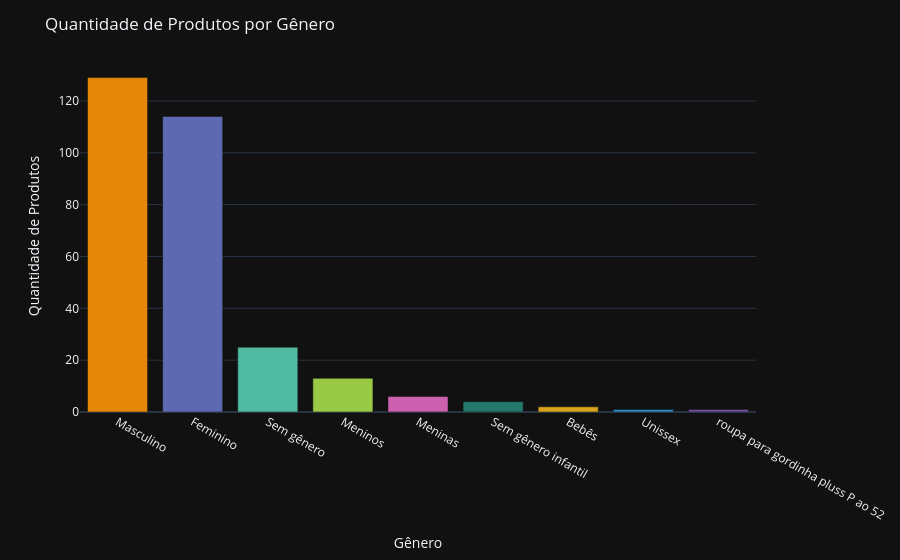

The code cell stored with this chart in its notebook:
### Code cell
# Gráfico de Barras - Quantidade de Produtos por Gênero
fig4 = cria_grafico_genero(df)

fig4.show()

### Figure 1 — Plotly figure (JSON) as saved in the notebook; plotly's stock layout.template omitted (floating-point values rounded to 4 significant figures)
{"data": [{"hovertemplate": "Gênero=%{x}<br>count=%{y}<extra></extra>", "legendgroup": "Masculino", "marker": {"color": "rgb(229, 134, 6)", "pattern": {"shape": ""}}, "name": "Masculino", "orientation": "v", "showlegend": true, "textposition": "auto", "x": ["Masculino"], "xaxis": "x", "y": [129], "yaxis": "y", "type": "bar"}, {"hovertemplate": "Gênero=%{x}<br>count=%{y}<extra></extra>", "legendgroup": "Feminino", "marker": {"color": "rgb(93, 105, 177)", "pattern": {"shape": ""}}, "name": "Feminino", "orientation": "v", "showlegend": true, "textposition": "auto", "x": ["Feminino"], "xaxis": "x", "y": [114], "yaxis": "y", "type": "bar"}, {"hovertemplate": "Gênero=%{x}<br>count=%{y}<extra></extra>", "legendgroup": "Sem gênero", "marker": {"color": "rgb(82, 188, 163)", "pattern": {"shape": ""}}, "name": "Sem gênero", "orientation": "v", "showlegend": true, "textposition": "auto", "x": ["Sem gênero"], "xaxis": "x", "y": [25], "yaxis": "y", "type": "bar"}, {"hovertemplate": "Gênero=%{x}<br>count=%{y}<extra></extra>", "legendgroup": "Meninos", "marker": {"color": "rgb(153, 201, 69)", "pattern": {"shape": ""}}, "name": "Meninos", "orientation": "v", "showlegend": true, "textposition": "auto", "x": ["Meninos"], "xaxis": "x", "y": [13], "yaxis": "y", "type": "bar"}, {"hovertemplate": "Gênero=%{x}<br>count=%{y}<extra></extra>", "legendgroup": "Meninas", "marker": {"color": "rgb(204, 97, 176)", "pattern": {"shape": ""}}, "name": "Meninas", "orientation": "v", "showlegend": true, "textposition": "auto", "x": ["Meninas"], "xaxis": "x", "y": [6], "yaxis": "y", "type": "bar"}, {"hovertemplate": "Gênero=%{x}<br>count=%{y}<extra></extra>", "legendgroup": "Sem gênero infantil", "marker": {"color": "rgb(36, 121, 108)", "pattern": {"shape": ""}}, "name": "Sem gênero infantil", "orientation": "v", "showlegend": true, "textposition": "auto", "x": ["Sem gênero infantil"], "xaxis": "x", "y": [4], "yaxis": "y", "type": "bar"}, {"hovertemplate": "Gênero=%{x}<br>count=%{y}<extra></extra>", "legendgroup": "Bebês", "marker": {"color": "rgb(218, 165, 27)", "pattern": {"shape": ""}}, "name": "Bebês", "orientation": "v", "showlegend": true, "textposition": "auto", "x": ["Bebês"], "xaxis": "x", "y": [2], "yaxis": "y", "type": "bar"}, {"hovertemplate": "Gênero=%{x}<br>count=%{y}<extra></extra>", "legendgroup": "Unissex", "marker": {"color": "rgb(47, 138, 196)", "pattern": {"shape": ""}}, "name": "Unissex", "orientation": "v", "showlegend": true, "textposition": "auto", "x": ["Unissex"], "xaxis": "x", "y": [1], "yaxis": "y", "type": "bar"}, {"hovertemplate": "Gênero=%{x}<br>count=%{y}<extra></extra>", "legendgroup": "roupa para gordinha pluss P ao 52", "marker": {"color": "rgb(118, 78, 159)", "pattern": {"shape": ""}}, "name": "roupa para gordinha pluss P ao 52", "orientation": "v", "showlegend": true, "textposition": "auto", "x": ["roupa para gordinha pluss P ao 52"], "xaxis": "x", "y": [1], "yaxis": "y", "type": "bar"}], "layout": {"xaxis": {"anchor": "y", "domain": [0.0, 1.0], "title": {"text": "Gênero"}, "categoryorder": "array", "categoryarray": ["Masculino", "Feminino", "Sem gênero", "Meninos", "Meninas", "Sem gênero infantil", "Bebês", "Unissex", "roupa para gordinha pluss P ao 52"]}, "yaxis": {"anchor": "x", "domain": [0.0, 1.0], "title": {"text": "Quantidade de Produtos"}}, "legend": {"title": {"text": "Gênero"}, "tracegroupgap": 0}, "margin": {"t": 60}, "barmode": "relative", "title": {"text": "Quantidade de Produtos por Gênero"}, "showlegend": false}}
